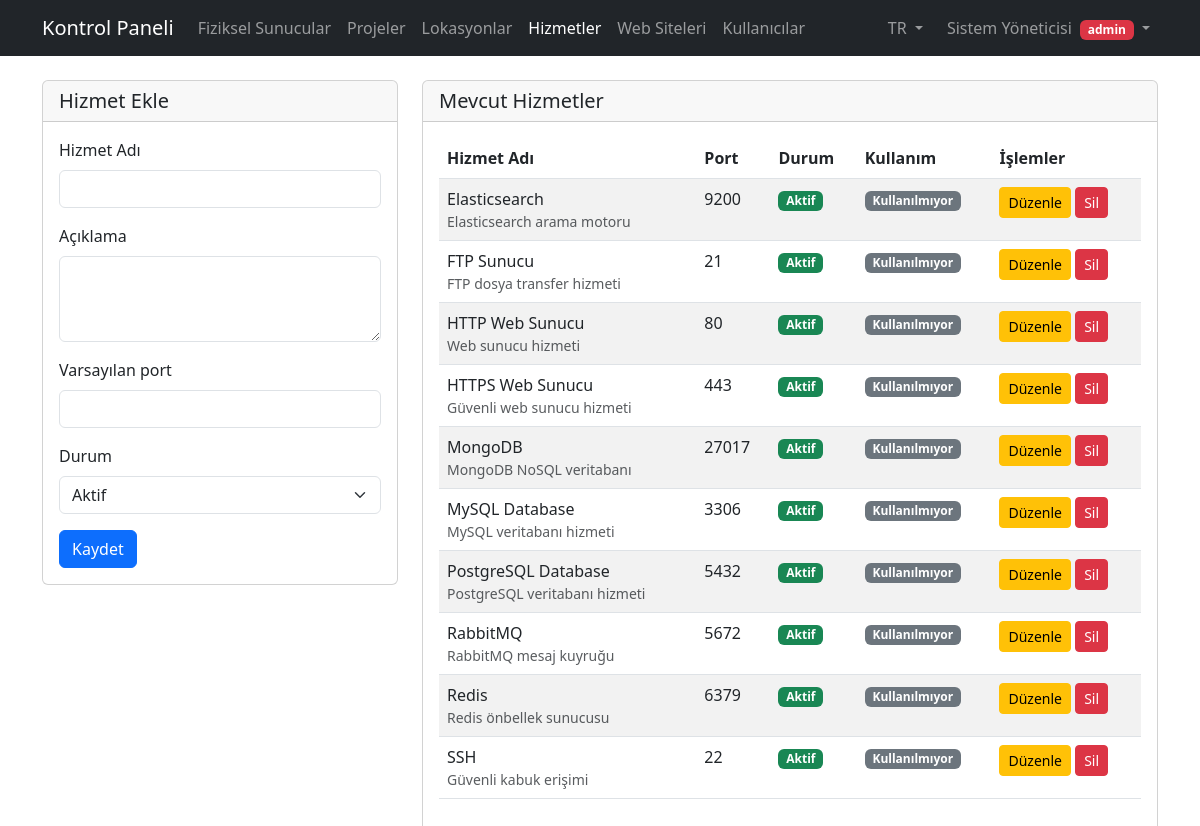
/hizmet_ekle.php (signed in), run on the app's committed database.
### tables this page shows
CREATE TABLE IF NOT EXISTS hizmetler (
    id INT AUTO_INCREMENT PRIMARY KEY,
    hizmet_adi VARCHAR(100) NOT NULL,
    aciklama TEXT,
    port VARCHAR(10),
    durum ENUM('Aktif', 'Pasif') DEFAULT 'Aktif',
    olusturma_tarihi TIMESTAMP DEFAULT CURRENT_TIMESTAMP
);

### config/language.php (called while the page is built, shortened)
<?php
class Language
{
    private static $instance = null;
    private $messages = [];
    private $currentLang = 'tr';
    public static function getInstance()
    {
        if (self::$instance === null) {
            self::$instance = new self();
        }
        return self::$instance;
    }
    private function loadLanguage()
    {
        $langFile = dirname(__DIR__) . '/languages/' . $this->currentLang . '/messages.php';
        if (file_exists($langFile)) {
            $this->messages = require $langFile;
        }
    }
    public function get($key, $params = [])
    {
        $message = isset($this->messages[$key]) ? $this->messages[$key] : $key;
        return $message;
    }
    public function getCurrentLang()
    {
        return $this->currentLang;
    }
}

### hizmet_ekle.php (the view, shortened to what this page needs)
<?php
 require_once __DIR__ . '/config/database.php';
 require_once __DIR__ . '/config/language.php';
 $language = Language::getInstance();
$duzenle_mod = false;
$hizmet = null;
$sql = "SELECT h.*,
        (SELECT COUNT(*) FROM sanal_sunucu_hizmetler WHERE hizmet_id = h.id) as kullanim_sayisi
        FROM hizmetler h
        ORDER BY h.hizmet_adi";
$result = mysqli_query($conn, $sql);
?>
<!DOCTYPE html>
<html lang="<?php echo $language->getCurrentLang(); ?>">
<head>
    <link href="https://cdn.jsdelivr.net/npm/bootstrap@5.3.0/dist/css/bootstrap.min.css" rel="stylesheet">
</head>
<body>
    <?php require_once __DIR__ . '/header.php'; ?>
    <div class="container">
        <div class="row">
            <div class="col-md-4">
                <div class="card">
                    <div class="card-header">
                        <h2 class="card-title h5 mb-0">
                            <?php echo $duzenle_mod ? $language->get('edit_service') : $language->get('add_service'); ?>
                        </h2>
                    </div>
                    <div class="card-body">
                        <form method="POST">
                            <div class="mb-3">
                                <label for="hizmet_adi" class="form-label"><?php echo $language->get('service_name'); ?></label>
                                <input type="text" class="form-control" id="hizmet_adi" name="hizmet_adi"
                                    value="<?php echo $duzenle_mod ? $hizmet['hizmet_adi'] : ''; ?>" required>
                            </div>
                            <div class="mb-3">
                                <label for="aciklama" class="form-label"><?php echo $language->get('description'); ?></label>
                                <textarea class="form-control" id="aciklama" name="aciklama" rows="3"><?php echo $duzenle_mod ? $hizmet['aciklama'] : ''; ?></textarea>
                            </div>
                            <div class="mb-3">
                                <label for="port" class="form-label"><?php echo $language->get('default_port'); ?></label>
                                <input type="text" class="form-control" id="port" name="port"
                                    value="<?php echo $duzenle_mod ? $hizmet['port'] : ''; ?>">
                            </div>
                            <div class="mb-3">
                                <label for="durum" class="form-label"><?php echo $language->get('status'); ?></label>
                                <select class="form-select" id="durum" name="durum">
                                    <option value="Aktif" <?php echo ($duzenle_mod && $hizmet['durum'] == 'Aktif') ? 'selected' : ''; ?>><?php echo $language->get('active'); ?></option>
                                </select>
                            </div>
                            <button type="submit" class="btn btn-primary">
                                <?php echo $duzenle_mod ? $language->get('update') : $language->get('save'); ?>
                            </button>
                        </form>
                    </div>
                </div>
            </div>
            <div class="col-md-8">
                <div class="card">
                    <div class="card-header">
                        <h2 class="card-title h5 mb-0"><?php echo $language->get('existing_services'); ?></h2>
                    </div>
                    <div class="card-body">
                        <div class="table-responsive">
                            <table class="table table-hover table-striped table-responsive">
                                <thead>
                                    <tr>
                                        <th><?php echo $language->get('service_name'); ?></th>
                                        <th><?php echo $language->get('port'); ?></th>
                                        <th><?php echo $language->get('status'); ?></th>
                                        <th><?php echo $language->get('service_usage'); ?></th>
                                        <th><?php echo $language->get('actions'); ?></th>
                                    </tr>
                                </thead>
                                <tbody>
                                    <?php while ($row = mysqli_fetch_assoc($result)): ?>
                                        <tr>
                                            <td>
                                                <?php echo htmlspecialchars($row['hizmet_adi']); ?>
                                                <?php if ($row['aciklama']): ?>
                                                    <small class="d-block text-muted"><?php echo htmlspecialchars($row['aciklama']); ?></small>
                                                <?php endif; ?>
                                            </td>
                                            <td><?php echo $row['port'] ?: '-'; ?></td>
                                            <td>
                                                <span class="badge <?php echo $row['durum'] == 'Aktif' ? 'bg-success' : 'bg-secondary'; ?>">
                                                    <?php echo $language->get($row['durum'] == 'Aktif' ? 'active' : 'passive'); ?>
                                                </span>
                                            </td>
                                            <td>
                                                <?php if ($row['kullanim_sayisi'] > 0): ?>
                                                    <span class="badge bg-info">
                                                        <?php echo str_replace('{count}', $row['kullanim_sayisi'], $language->get('server_count')); ?>
                                                    </span>
                                                <?php else: ?>
                                                    <span class="badge bg-secondary"><?php echo $language->get('not_in_use'); ?></span>
                                                <?php endif; ?>
                                            </td>
                                            <td>
                                                <a href="hizmet_ekle.php?id=<?php echo $row['id']; ?>" class="btn btn-warning btn-sm"><?php echo $language->get('edit'); ?></a>
                                                <?php if ($row['kullanim_sayisi'] == 0): ?>
                                                    <a href="hizmet_sil.php?id=<?php echo $row['id']; ?>"
                                                        class="btn btn-danger btn-sm"
                                                        onclick="return confirm('<?php echo $language->get('confirm_delete_service'); ?>')"><?php echo $language->get('delete'); ?></a>
                                                <?php endif; ?>
                                            </td>
                                        </tr>
                                    <?php endwhile; ?>
                                </tbody>
                            </table>
                        </div>
                    </div>
                </div>
            </div>
        </div>
    </div>
</body>
</html>

### header.php (shortened to what this page needs)
<?php
require_once __DIR__ . '/config/language.php';
$language = Language::getInstance();
$current_page = basename($_SERVER['PHP_SELF']);
?>
<nav class="navbar navbar-expand-lg navbar-dark bg-dark mb-4">
    <div class="container">
        <a class="navbar-brand" href="index.php"><?php echo $language->get('dashboard'); ?></a>
        <div class="collapse navbar-collapse" id="navbarNav">
            <ul class="navbar-nav me-auto">
                <li class="nav-item">
                    <a class="nav-link <?php echo $current_page == 'index.php' ? 'active' : ''; ?>"
                        href="index.php"><?php echo $language->get('physical_servers'); ?></a>
                </li>
                <li class="nav-item">
                    <a class="nav-link <?php echo $current_page == 'proje_ekle.php' ? 'active' : ''; ?>"
                        href="proje_ekle.php"><?php echo $language->get('projects'); ?></a>
                </li>
                <li class="nav-item">
                    <a class="nav-link <?php echo $current_page == 'lokasyon_ekle.php' ? 'active' : ''; ?>"
                        href="lokasyon_ekle.php"><?php echo $language->get('locations'); ?></a>
                </li>
                <li class="nav-item">
                    <a class="nav-link <?php echo $current_page == 'hizmet_ekle.php' ? 'active' : ''; ?>"
                        href="hizmet_ekle.php"><?php echo $language->get('services'); ?></a>
                </li>
                <li class="nav-item">
                    <a class="nav-link <?php echo $current_page == 'site_ekle.php' ? 'active' : ''; ?>"
                        href="site_ekle.php"><?php echo $language->get('web_sites'); ?></a>
                </li>
                <?php if ($_SESSION['rol'] == 'admin'): ?>
                    <li class="nav-item">
                        <a class="nav-link <?php echo $current_page == 'admin.php' ? 'active' : ''; ?>"
                            href="admin.php"><?php echo $language->get('users'); ?></a>
                    </li>
                <?php endif; ?>
            </ul>
            <ul class="navbar-nav">
                <li class="nav-item dropdown me-2">
                    <a class="nav-link dropdown-toggle" href="#" data-bs-toggle="dropdown">
                        <?php echo strtoupper($language->getCurrentLang()); ?>
                    </a>
                </li>
                <li class="nav-item dropdown">
                    <a class="nav-link dropdown-toggle" href="#" data-bs-toggle="dropdown">
                        <?php echo $_SESSION['ad_soyad']; ?>
                        <span class="badge <?php echo $_SESSION['rol'] == 'admin' ? 'bg-danger' : 'bg-info'; ?> ms-1">
                            <?php echo $_SESSION['rol']; ?>
                        </span>
                    </a>
                </li>
            </ul>
        </div>
    </div>
</nav>

### data on the page
hizmetler: hizmet_adi "Elasticsearch", aciklama "Elasticsearch arama motoru", port "9200", durum "Aktif"
hizmetler: hizmet_adi "FTP Sunucu", aciklama "FTP dosya transfer hizmeti", port "21", durum "Aktif"
hizmetler: hizmet_adi "HTTP Web Sunucu", aciklama "Web sunucu hizmeti", port "80", durum "Aktif"
hizmetler: hizmet_adi "HTTPS Web Sunucu", aciklama "Güvenli web sunucu hizmeti", port "443", durum "Aktif"
hizmetler: hizmet_adi "MongoDB", aciklama "MongoDB NoSQL veritabanı", port "27017", durum "Aktif"
hizmetler: hizmet_adi "MySQL Database", aciklama "MySQL veritabanı hizmeti", port "3306", durum "Aktif"
hizmetler: hizmet_adi "PostgreSQL Database", aciklama "PostgreSQL veritabanı hizmeti", port "5432", durum "Aktif"
hizmetler: hizmet_adi "RabbitMQ", aciklama "RabbitMQ mesaj kuyruğu", port "5672", durum "Aktif"
hizmetler: hizmet_adi "Redis", aciklama "Redis önbellek sunucusu", port "6379", durum "Aktif"
hizmetler: hizmet_adi "SSH", aciklama "Güvenli kabuk erişimi", port "22", durum "Aktif"

### other printed values
$language->get('dashboard') "Kontrol Paneli"
$language->get('physical_servers') "Fiziksel Sunucular"
$language->get('projects') "Projeler"
$language->get('locations') "Lokasyonlar"
$language->get('services') "Hizmetler"
$language->get('web_sites') "Web Siteleri"
$language->get('users') "Kullanıcılar"
$language->getCurrentLang() "TR"
$_SESSION['ad_soyad'] "Sistem Yöneticisi"
$_SESSION['rol'] "admin"
$language->get('add_service') "Hizmet Ekle"
$language->get('service_name') "Hizmet Adı"
$language->get('description') "Açıklama"
$language->get('default_port') "Varsayılan port"
$language->get('status') "Durum"
